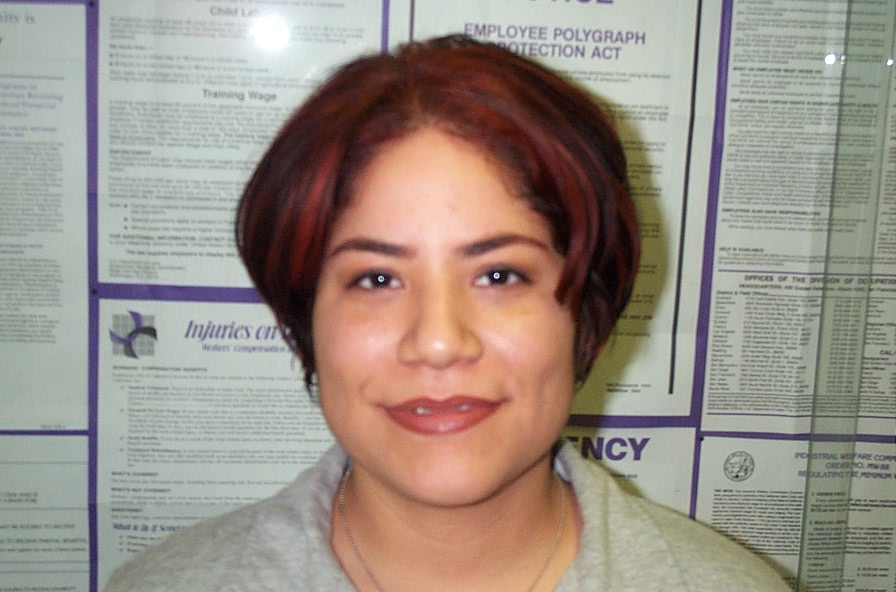
%> input picture image_0166.jpg, 896 x 592 px
$ octave deneme2.m   (GNU Octave 9; MATLAB toolbox functions it lacks are replaced by stand-ins)
%> lines starting %> are read from the running program, lines starting %| are printed output that depends on the picture; in (x1, y1, x2, y2) boxes, pixels count from 0 and x2, y2 are one past the last pixel; in counts of white or black regions, pixels touching at a corner belong together; the program's own positions count from 1
resim=imread('image_0166.jpg');
%> resim is the input picture: size 592x896x3 uint8; mean R, G, B 154.7, 143.9, 133.9
I=imresize(resim, [240 320]);
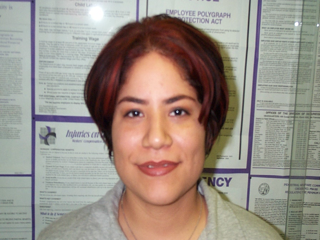
%> I: size 240x320x3 uint8; mean R, G, B 154.7, 143.9, 133.9


detector = vision.CascadeObjectDetector();
bboxes = step(detector,I);
%> bboxes = [99 68 118 118]
figure, imshow(I), title('Yüz bulundu');
rectangle('Position',bboxes(1,:),'LineWidth',2,'EdgeColor',[1 1 0]); hold on;

I2=imcrop(I,bboxes);
figure, imshow(I2);title('yüz kýrpýldý');

% yükseklik geniþlik
x=size(I2,1);
%> x = 119
y=size(I2,2);
%> y = 119

x2=floor(x/2);
%> x2 = 59
h1x=x2; h1y=1;
%> after `h1x=x2`: h1x = 59
h2x=x2; h2y=y;
%> after `h2x=x2`: h2x = 59
%> after `h2y=y`: h2y = 119

y2=floor(y/2);
%> y2 = 59
w1x=1; w1y=y2;
%> after `w1y=y2`: w1y = 59
w2x=x; w2y=y2;
%> after `w2x=x`: w2x = 119
%> after `w2y=y2`: w2y = 59

figure;imshow(I2);hold on;plot(h1x,h1y,'ro',h2x,h2y,'ro',w1x,w1y,'ro',w2x,w2y,'ro');
%> after `plot(h1x,h1y,'ro',h2x,h2y,'ro',w1x,w1y,'ro',w2x,w2y,'ro')`:
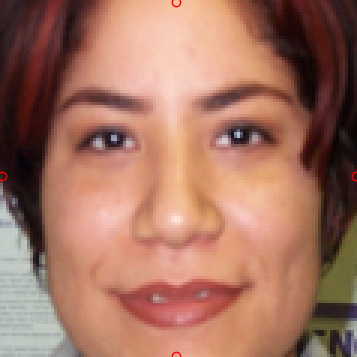
%> figure redrawn from the program's plot data; shown 3 times larger

%renk
redA = I2(:,:,1);   % Extract red layer
grayFrame = rgb2gray(I2);  % convert frame to gray
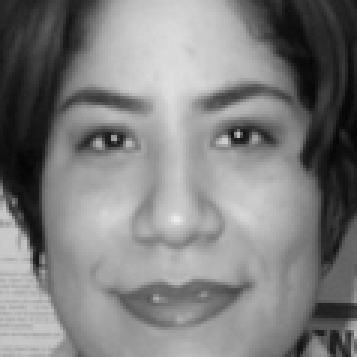
%> grayFrame: size 119x119 uint8 (shown 3 times larger); min 5, max 236, mean 127.4
diffFrame=imsubtract(redA, grayFrame); % subtract red and gray frame
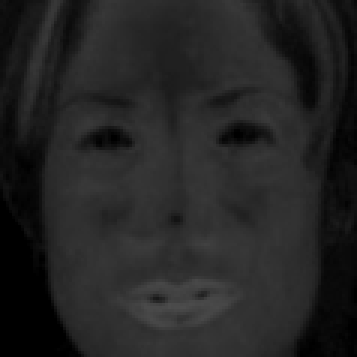
%> diffFrame: size 119x119 uint8 (shown 3 times larger); min 0, max 76, mean 36.1
bin2Frame = im2bw(diffFrame, 0.07); %convert image to binary
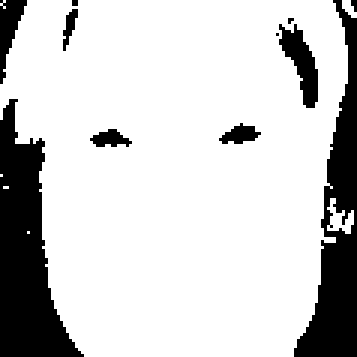
%> bin2Frame: size 119x119 logical (shown 3 times larger); 80.5% white; 11 black regions (4 under 20 px), largest, box (x1, y1, x2, y2) and area: (0, 33, 28, 119) 1250, (98, 0, 119, 119) 1057, (93, 8, 106, 36) 176
figure, imshow(bin2Frame), title('Detected Face');

figure;imshow(bin2Frame);hold on;plot(h1x,h1y,'ro',h2x,h2y,'ro',w1x,w1y,'ro',w2x,w2y,'ro');
%> after `plot(h1x,h1y,'ro',h2x,h2y,'ro',w1x,w1y,'ro',w2x,w2y,'ro')`:
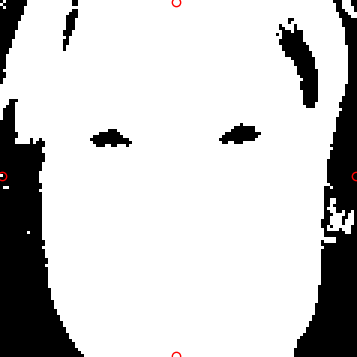
%> figure redrawn from the program's plot data; shown 3 times larger

% en bilgisi için
x=bin2Frame(y2,:);
%> x = 119 logical values, 97 true
find=14;  % find yönteminden indeksin bulunacak
c1=find; c2=y2;
%> after `c2=y2`: c2 = 59
figure;imshow(bin2Frame);hold on;plot(c1,c2,'ro');
%> after `plot(c1,c2,'ro')`:
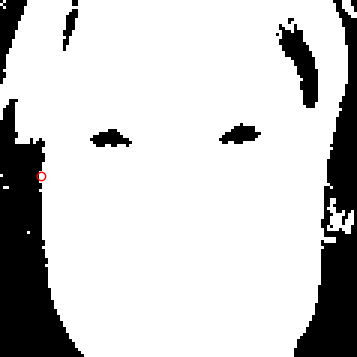
%> figure redrawn from the program's plot data; shown 3 times larger

$ run again, with image_0002.jpg copied over image_0166.jpg
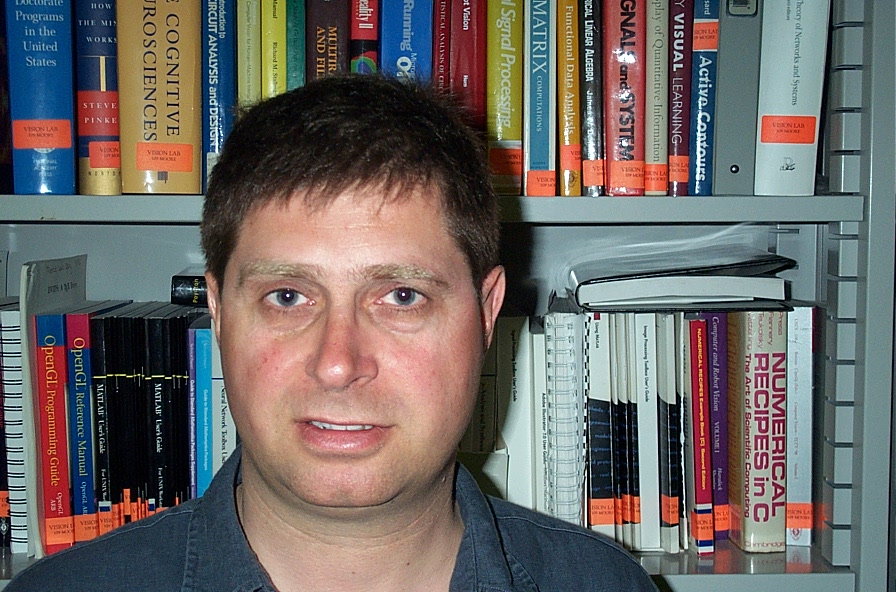
%> input picture image_0002.jpg, 896 x 592 px
%> resim is the input picture: size 592x896x3 uint8; mean R, G, B 108.7, 103.4, 100.9
%> `I=imresize(resim, [240 320]);`:
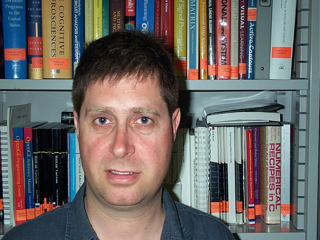
%> I: size 240x320x3 uint8; mean R, G, B 108.8, 103.4, 100.9
%> bboxes = [66 77 116 116]
%> bin2Frame: size 117x117 logical; 69.9% white; 15 black regions (8 under 20 px), largest, box (x1, y1, x2, y2) and area: (0, 0, 36, 117) 2156, (88, 0, 117, 117) 1713, (30, 41, 44, 48) 73
%> `x=bin2Frame(y2,:);`: x = 117 logical values, 99 true
%> `plot(c1,c2,'ro')`:
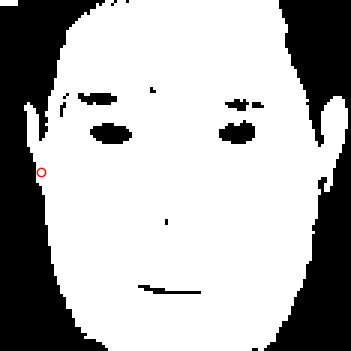
%> figure redrawn from the program's plot data; shown 3 times larger

$ run again, with image_0069.jpg copied over image_0166.jpg
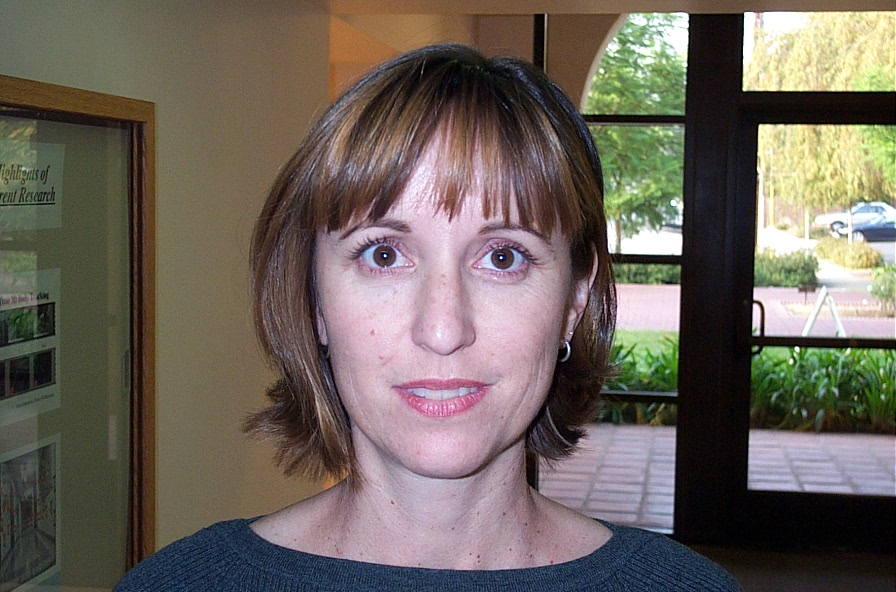
%> input picture image_0069.jpg, 896 x 592 px
%> resim is the input picture: size 592x896x3 uint8; mean R, G, B 109.1, 100.6, 91.9
%> `I=imresize(resim, [240 320]);`:
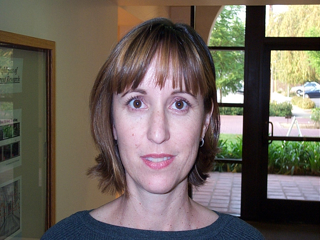
%> I: size 240x320x3 uint8; mean R, G, B 109.1, 100.6, 91.9
%> bboxes = [107 68 106 106]
%> bin2Frame: size 107x107 logical; 47.7% white; 45 white regions (38 under 20 px), largest, box (x1, y1, x2, y2) and area: (10, 0, 97, 107) 4865, (15, 0, 42, 31) 301, (7, 0, 14, 26) 77
%> `x=bin2Frame(y2,:);`: x = 107 logical values, 24 true
%> `plot(c1,c2,'ro')`:
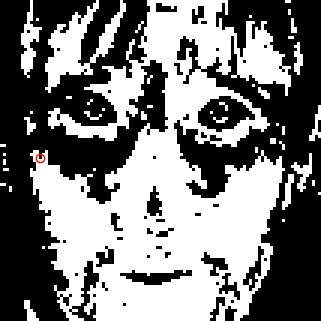
%> figure redrawn from the program's plot data; shown 3 times larger

$ run again, with image_0358.jpg copied over image_0166.jpg
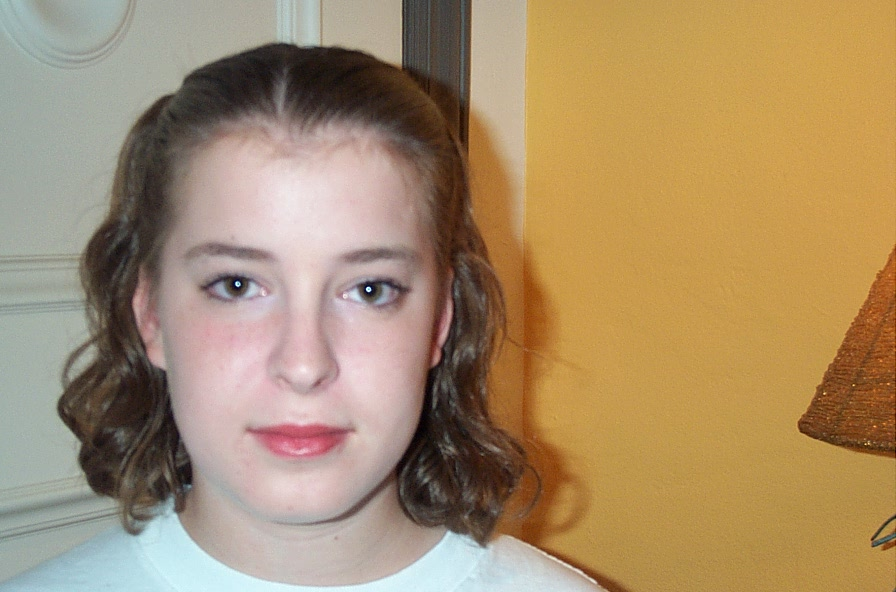
%> input picture image_0358.jpg, 896 x 592 px
%> resim is the input picture: size 592x896x3 uint8; mean R, G, B 167.4, 141.8, 106.8
%> bboxes = [45 69 129 129]
%> bin2Frame: size 130x130 logical; 43.9% white; 34 white regions (28 under 20 px), largest, box (x1, y1, x2, y2) and area: (18, 0, 130, 130) 6496, (3, 43, 14, 80) 228, (121, 54, 130, 112) 221, (34, 0, 50, 21) 203, (122, 112, 130, 130) 56, (77, 34, 84, 38) 21
%> `x=bin2Frame(y2,:);`: x = 130 logical values, 110 true
%> `plot(c1,c2,'ro')`:
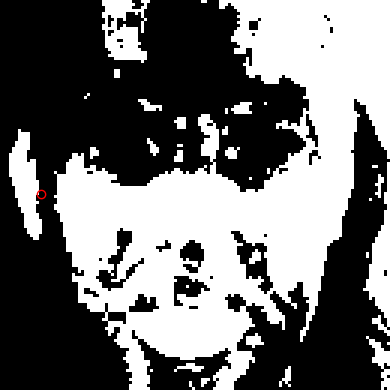
%> figure redrawn from the program's plot data; shown 3 times larger
